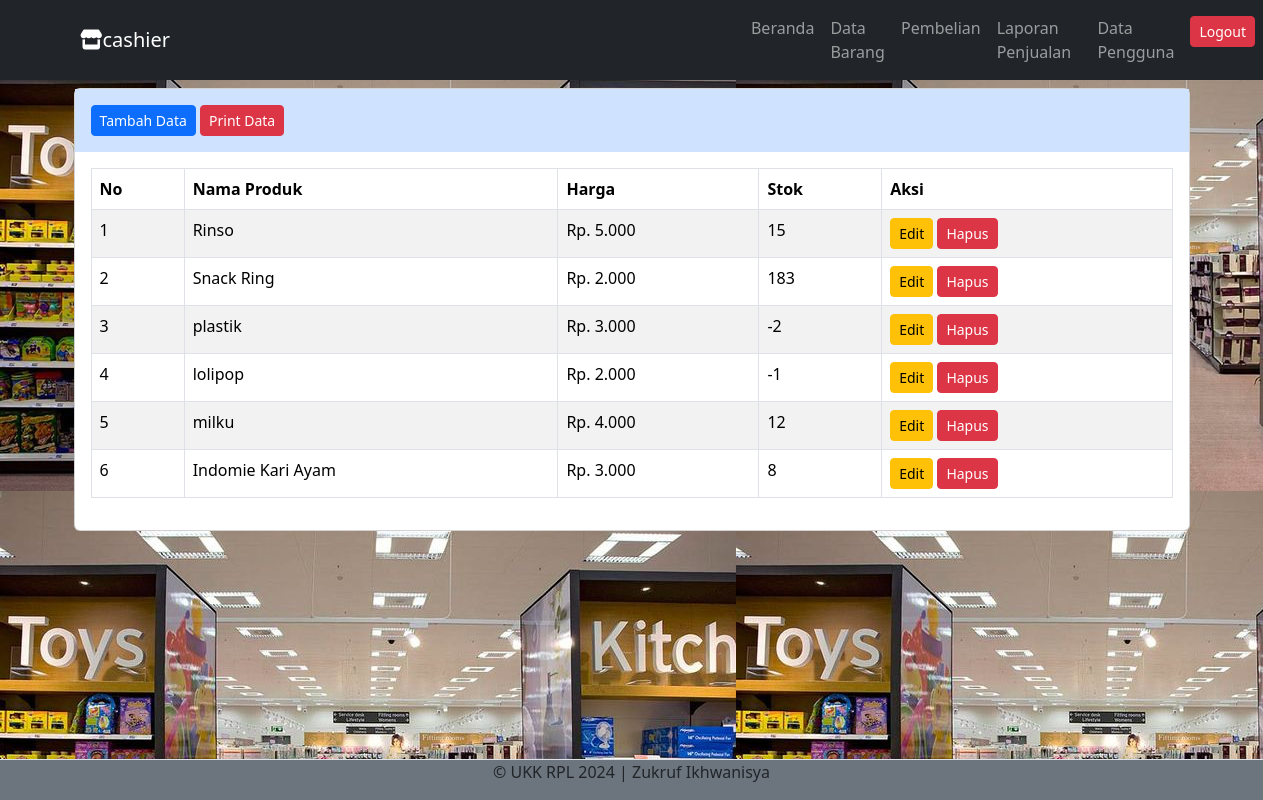
Page /administrator/data_barang.php (signed in) on the committed database.
### tables this page shows
CREATE TABLE `produk` (
  `ProdukID` int(11) NOT NULL,
  `NamaProduk` varchar(255) NOT NULL,
  `Harga` decimal(10,2) NOT NULL,
  `Stok` int(11) NOT NULL
);

### administrator/data_barang.php (the view, shortened to what this page needs)
<?php
include "header.php";
include "navbar.php";
?>
<div class="container">
<div class="card mt-2">
	<div class="card-body bg-primary-subtle">
		<button type="button" class="btn btn-primary btn-sm" data-bs-toggle="modal" data-bs-target="#tambah-data">
			Tambah Data
		</button>
		<a href="printbrg.php" target="printbrg.php" type="button" class="btn btn- btn-danger btn-sm">
			Print Data
</a>
	</div>
	<div class="card-body">
		<table class="table table-striped table-bordered data">
			<thead>
				<tr>
					<th>No</th>
					<th>Nama Produk</th>
					<th>Harga</th>
					<th>Stok</th>
					<th>Aksi</th>
				</tr>
			</thead>
			<tbody>
				<?php
				include '../koneksi.php';
				$no = 1;
				$data = mysqli_query($koneksi,"select * from produk");
				while($d = mysqli_fetch_array($data)){
					?>
					<tr>
						<td><?php echo $no++; ?></td>
						<td><?php echo $d['NamaProduk']; ?></td>
						<td><?php echo "Rp. " . number_format($d['Harga'], 0, ',', '.'); ?></td>
						<td><?php echo $d['Stok']; ?></td>
						<td>
							<button type="button" class="btn btn-warning btn-sm" data-bs-toggle="modal" data-bs-target="#edit-data<?php echo $d['ProdukID']; ?>">
								Edit
							</button>
							<button type="button" class="btn btn-danger btn-sm" data-bs-toggle="modal" data-bs-target="#hapus-data<?php echo $d['ProdukID']; ?>">
								Hapus
							</button>
						</td>
					</tr>
				<?php } ?>
			</tbody>
		</table>
	</div>
</div>
</div>
<?php
include "footer.php";
?>

### administrator/css.css (style rules this page uses)
body { background-image:url("bc1.jpg"); }

### rows in the picture
produk: NamaProduk "Rinso", Harga "5.000", Stok "15"
produk: NamaProduk "Snack Ring", Harga "2.000", Stok "183"
produk: NamaProduk "plastik", Harga "3.000", Stok "-2"
produk: NamaProduk "lolipop", Harga "2.000", Stok "-1"
produk: NamaProduk "milku", Harga "4.000", Stok "12"
produk: NamaProduk "Indomie Kari Ayam", Harga "3.000", Stok "8"
